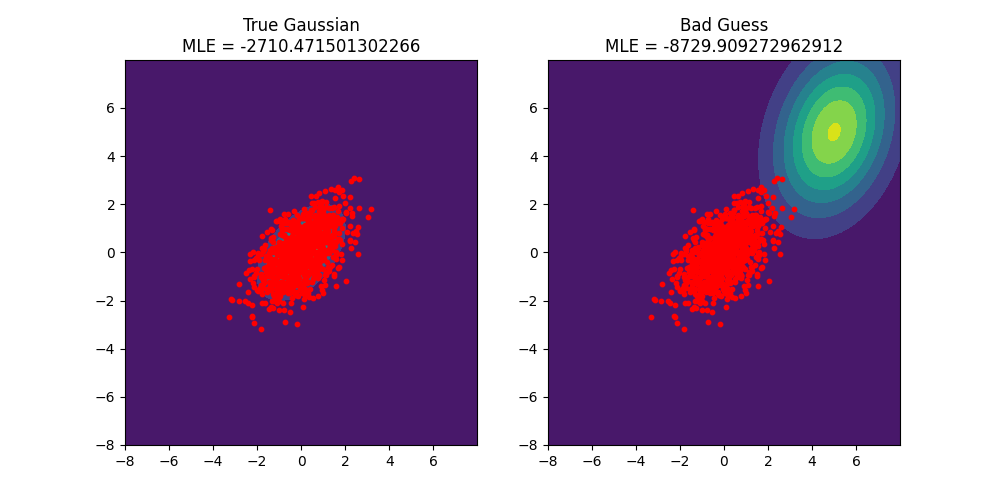

Reproduce this figure in Python.
import numpy as np
import matplotlib.pyplot as plt
from scipy.stats import multivariate_normal

# Function to calculate the Maximum Likelihood Estimation (MLE) for a 2D Gaussian
def calculate_mle(data, mean, cov):
    rv = multivariate_normal(mean, cov)
    likelihoods = rv.pdf(data)
    return np.sum(np.log(likelihoods))

# Generate synthetic data for the "True" Gaussian distribution
mean_true = [0, 0]
cov_true = [[1, 0.5], [0.5, 1]]
data = np.random.multivariate_normal(mean_true, cov_true, 1000)

# Parameters for the "Bad Guess" Gaussian distribution
mean_bad_guess = [5, 5]
cov_bad_guess = [[3, 5], [1, 5]]

# Calculate MLE for each Gaussian
mle_true = calculate_mle(data, mean_true, cov_true)
mle_bad_guess = calculate_mle(data, mean_bad_guess, cov_bad_guess)

# Create a grid for plotting
x, y = np.mgrid[-8:8:.01, -8:8:.01]
pos = np.dstack((x, y))

# Create the Gaussian objects
rv_true = multivariate_normal(mean_true, cov_true)
rv_bad_guess = multivariate_normal(mean_bad_guess, cov_bad_guess)

# Plotting
fig, axes = plt.subplots(1, 2, figsize=(10, 5))

# Plot the "True" Gaussian
axes[0].contourf(x, y, rv_true.pdf(pos))
axes[0].scatter(data[:, 0], data[:, 1], c='red', s=10)
axes[0].set_title(f"True Gaussian\nMLE = {mle_true}")

# Plot the "Bad Guess" Gaussian
axes[1].contourf(x, y, rv_bad_guess.pdf(pos))
axes[1].scatter(data[:, 0], data[:, 1], c='red', s=10)
axes[1].set_title(f"Bad Guess\nMLE = {mle_bad_guess}")

# Save the plot
plt.savefig("mle_2d_gaussian.PNG")
